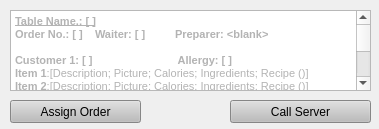
        <widget class="QWidget" name="scrollAreaWidgetContents_3">
         <property name="geometry">
          <rect>
           <x>0</x>
           <y>0</y>
           <width>379</width>
           <height>129</height>
          </rect>
         </property>
         <widget class="QTextBrowser" name="textBrowser_OP_OrderC">
          <property name="geometry">
           <rect>
            <x>10</x>
            <y>10</y>
            <width>361</width>
            <height>81</height>
           </rect>
          </property>
          <property name="html">
           <string>&lt;!DOCTYPE HTML PUBLIC &quot;-//W3C//DTD HTML 4.0//EN&quot; &quot;http://www.w3.org/TR/REC-html40/strict.dtd&quot;&gt;
&lt;html&gt;&lt;head&gt;&lt;meta name=&quot;qrichtext&quot; content=&quot;1&quot; /&gt;&lt;style type=&quot;text/css&quot;&gt;
p, li { white-space: pre-wrap; }
&lt;/style&gt;&lt;/head&gt;&lt;body style=&quot; font-family:'MS Shell Dlg 2'; font-size:8.25pt; font-weight:400; font-style:normal;&quot;&gt;
&lt;p style=&quot; margin-top:0px; margin-bottom:0px; margin-left:0px; margin-right:0px; -qt-block-indent:0; text-indent:0px;&quot;&gt;&lt;span style=&quot; font-weight:600; text-decoration: underline; color:#b3b3b3;&quot;&gt;Table Name.: [ ]&lt;/span&gt;&lt;/p&gt;
&lt;p style=&quot; margin-top:0px; margin-bottom:0px; margin-left:0px; margin-right:0px; -qt-block-indent:0; text-indent:0px;&quot;&gt;&lt;span style=&quot; font-weight:600; color:#b3b3b3;&quot;&gt;Order No.: [ ]	Waiter: [ ] 	Preparer: &amp;lt;blank&amp;gt;&lt;/span&gt;&lt;/p&gt;
&lt;p style=&quot;-qt-paragraph-type:empty; margin-top:0px; margin-bottom:0px; margin-left:0px; margin-right:0px; -qt-block-indent:0; text-indent:0px;&quot;&gt;&lt;br /&gt;&lt;/p&gt;
&lt;p style=&quot; margin-top:0px; margin-bottom:0px; margin-left:0px; margin-right:0px; -qt-block-indent:0; text-indent:0px;&quot;&gt;&lt;span style=&quot; font-weight:600; color:#b3b3b3;&quot;&gt;Customer 1: [ ]		 Allergy: [ ]&lt;/span&gt;&lt;/p&gt;
&lt;p style=&quot; margin-top:0px; margin-bottom:0px; margin-left:0px; margin-right:0px; -qt-block-indent:0; text-indent:0px;&quot;&gt;&lt;span style=&quot; font-weight:600; color:#b3b3b3;&quot;&gt;Item 1&lt;/span&gt;&lt;span style=&quot; color:#b3b3b3;&quot;&gt;:[Description; Picture; Calories; Ingredients; Recipe ()]&lt;/span&gt;&lt;/p&gt;
&lt;p style=&quot; margin-top:0px; margin-bottom:0px; margin-left:0px; margin-right:0px; -qt-block-indent:0; text-indent:0px;&quot;&gt;&lt;span style=&quot; font-weight:600; color:#b3b3b3;&quot;&gt;Item 2&lt;/span&gt;&lt;span style=&quot; color:#b3b3b3;&quot;&gt;:[Description; Picture; Calories; Ingredients; Recipe ()]&lt;/span&gt;&lt;/p&gt;
&lt;p style=&quot; margin-top:0px; margin-bottom:0px; margin-left:0px; margin-right:0px; -qt-block-indent:0; text-indent:0px;&quot;&gt;&lt;span style=&quot; font-weight:600; color:#b3b3b3;&quot;&gt;Item 3&lt;/span&gt;&lt;span style=&quot; color:#b3b3b3;&quot;&gt;:[Description; Picture; Calories; Ingredients; Recipe ()]&lt;/span&gt;&lt;/p&gt;
&lt;p style=&quot; margin-top:0px; margin-bottom:0px; margin-left:0px; margin-right:0px; -qt-block-indent:0; text-indent:0px;&quot;&gt;&lt;span style=&quot; font-weight:600; color:#b3b3b3;&quot;&gt;Item 4:&lt;/span&gt;&lt;span style=&quot; color:#b3b3b3;&quot;&gt; [Description; Picture; Calories; Ingredients; Recipe ()]&lt;/span&gt;&lt;/p&gt;
&lt;p style=&quot;-qt-paragraph-type:empty; margin-top:0px; margin-bottom:0px; margin-left:0px; margin-right:0px; -qt-block-indent:0; text-indent:0px; color:#b3b3b3;&quot;&gt;&lt;br /&gt;&lt;/p&gt;
&lt;p style=&quot; margin-top:0px; margin-bottom:0px; margin-left:0px; margin-right:0px; -qt-block-indent:0; text-indent:0px;&quot;&gt;&lt;span style=&quot; font-weight:600; color:#b3b3b3;&quot;&gt;Customer 2: [ ]		Allergy: [ ]&lt;/span&gt;&lt;/p&gt;
&lt;p style=&quot; margin-top:0px; margin-bottom:0px; margin-left:0px; margin-right:0px; -qt-block-indent:0; text-indent:0px;&quot;&gt;&lt;span style=&quot; font-weight:600; color:#b3b3b3;&quot;&gt;Item 1&lt;/span&gt;&lt;span style=&quot; color:#b3b3b3;&quot;&gt;:[Description; Picture; Calories; Ingredients; Recipe ()]&lt;/span&gt;&lt;/p&gt;
&lt;p style=&quot; margin-top:0px; margin-bottom:0px; margin-left:0px; margin-right:0px; -qt-block-indent:0; text-indent:0px;&quot;&gt;&lt;span style=&quot; font-weight:600; color:#b3b3b3;&quot;&gt;Item 2&lt;/span&gt;&lt;span style=&quot; color:#b3b3b3;&quot;&gt;:[Description; Picture; Calories; Ingredients; Recipe ()]&lt;/span&gt;&lt;/p&gt;
&lt;p style=&quot; margin-top:0px; margin-bottom:0px; margin-left:0px; margin-right:0px; -qt-block-indent:0; text-indent:0px;&quot;&gt;&lt;span style=&quot; font-weight:600; color:#b3b3b3;&quot;&gt;Item 3&lt;/span&gt;&lt;span style=&quot; color:#b3b3b3;&quot;&gt;:[Description; Picture; Calories; Ingredients; Recipe ()]&lt;/span&gt;&lt;/p&gt;
&lt;p style=&quot; margin-top:0px; margin-bottom:0px; margin-left:0px; margin-right:0px; -qt-block-indent:0; text-indent:0px;&quot;&gt;&lt;span style=&quot; font-weight:600; color:#b3b3b3;&quot;&gt;Item 4:&lt;/span&gt;&lt;span style=&quot; color:#b3b3b3;&quot;&gt; [Description; Picture; Calories; Ingredients; Recipe ()]&lt;/span&gt;&lt;/p&gt;
&lt;p style=&quot;-qt-paragraph-type:empty; margin-top:0px; margin-bottom:0px; margin-left:0px; margin-right:0px; -qt-block-indent:0; text-indent:0px;&quot;&gt;&lt;br /&gt;&lt;/p&gt;
&lt;p style=&quot; margin-top:0px; margin-bottom:0px; margin-left:0px; margin-right:0px; -qt-block-indent:0; text-indent:0px;&quot;&gt;&lt;span style=&quot; font-weight:600; color:#b3b3b3;&quot;&gt;Customer 3: [ ]		Allergy: [ ]&lt;/span&gt;&lt;/p&gt;
&lt;p style=&quot; margin-top:0px; margin-bottom:0px; margin-left:0px; margin-right:0px; -qt-block-indent:0; text-indent:0px;&quot;&gt;&lt;span style=&quot; font-weight:600; color:#b3b3b3;&quot;&gt;Item 1&lt;/span&gt;&lt;span style=&quot; color:#b3b3b3;&quot;&gt;:[Description; Picture; Calories; Ingredients; Recipe ()]&lt;/span&gt;&lt;/p&gt;
&lt;p style=&quot; margin-top:0px; margin-bottom:0px; margin-left:0px; margin-right:0px; -qt-block-indent:0; text-indent:0px;&quot;&gt;&lt;span style=&quot; font-weight:600; color:#b3b3b3;&quot;&gt;Item 2&lt;/span&gt;&lt;span style=&quot; color:#b3b3b3;&quot;&gt;:[Description; Picture; Calories; Ingredients; Recipe ()]&lt;/span&gt;&lt;/p&gt;
&lt;p style=&quot; margin-top:0px; margin-bottom:0px; margin-left:0px; margin-right:0px; -qt-block-indent:0; text-indent:0px;&quot;&gt;&lt;span style=&quot; font-weight:600; color:#b3b3b3;&quot;&gt;Item 3&lt;/span&gt;&lt;span style=&quot; color:#b3b3b3;&quot;&gt;:[Description; Picture; Calories; Ingredients; Recipe ()]&lt;/span&gt;&lt;/p&gt;
&lt;p style=&quot; margin-top:0px; margin-bottom:0px; margin-left:0px; margin-right:0px; -qt-block-indent:0; text-indent:0px;&quot;&gt;&lt;span style=&quot; font-weight:600; color:#b3b3b3;&quot;&gt;Item 4:&lt;/span&gt;&lt;span style=&quot; color:#b3b3b3;&quot;&gt; [Description; Picture; Calories; Ingredients; Recipe ()]&lt;/span&gt;&lt;/p&gt;
&lt;p style=&quot;-qt-paragraph-type:empty; margin-top:0px; margin-bottom:0px; margin-left:0px; margin-right:0px; -qt-block-indent:0; text-indent:0px;&quot;&gt;&lt;br /&gt;&lt;/p&gt;
&lt;p style=&quot; margin-top:0px; margin-bottom:0px; margin-left:0px; margin-right:0px; -qt-block-indent:0; text-indent:0px;&quot;&gt;&lt;span style=&quot; font-weight:600; color:#b3b3b3;&quot;&gt;Customer 4: [ ]		Allergy: [ ]&lt;/span&gt;&lt;/p&gt;
&lt;p style=&quot; margin-top:0px; margin-bottom:0px; margin-left:0px; margin-right:0px; -qt-block-indent:0; text-indent:0px;&quot;&gt;&lt;span style=&quot; font-weight:600; color:#b3b3b3;&quot;&gt;Item 1&lt;/span&gt;&lt;span style=&quot; color:#b3b3b3;&quot;&gt;:[Description; Picture; Calories; Ingredients; Recipe ()]&lt;/span&gt;&lt;/p&gt;
&lt;p style=&quot; margin-top:0px; margin-bottom:0px; margin-left:0px; margin-right:0px; -qt-block-indent:0; text-indent:0px;&quot;&gt;&lt;span style=&quot; font-weight:600; color:#b3b3b3;&quot;&gt;Item 2&lt;/span&gt;&lt;span style=&quot; color:#b3b3b3;&quot;&gt;:[Description; Picture; Calories; Ingredients; Recipe ()]&lt;/span&gt;&lt;/p&gt;
&lt;p style=&quot; margin-top:0px; margin-bottom:0px; margin-left:0px; margin-right:0px; -qt-block-indent:0; text-indent:0px;&quot;&gt;&lt;span style=&quot; font-weight:600; color:#b3b3b3;&quot;&gt;Item 3&lt;/span&gt;&lt;span style=&quot; color:#b3b3b3;&quot;&gt;:[Description; Picture; Calories; Ingredients; Recipe ()]&lt;/span&gt;&lt;/p&gt;
&lt;p style=&quot; margin-top:0px; margin-bottom:0px; margin-left:0px; margin-right:0px; -qt-block-indent:0; text-indent:0px;&quot;&gt;&lt;span style=&quot; font-weight:600; color:#b3b3b3;&quot;&gt;Item 4:&lt;/span&gt;&lt;span style=&quot; color:#b3b3b3;&quot;&gt; [Description; Picture; Calories; Ingredients; Recipe ()]&lt;/span&gt;&lt;/p&gt;&lt;/body&gt;&lt;/html&gt;</string>
          </property>
         </widget>
         <widget class="QPushButton" name="pushButton_OP_OrderC_Assign">
          <property name="geometry">
           <rect>
            <x>10</x>
            <y>100</y>
            <width>131</width>
            <height>23</height>
           </rect>
          </property>
          <property name="styleSheet">
           <string notr="true">background-color: rgb(188, 188, 188);
font: 57 10pt &quot;Counter-Strike&quot;;</string>
          </property>
          <property name="text">
           <string>Assign Order</string>
          </property>
         </widget>
         <widget class="QPushButton" name="pushButton_OP_OrderC_Call">
          <property name="geometry">
           <rect>
            <x>230</x>
            <y>100</y>
            <width>141</width>
            <height>23</height>
           </rect>
          </property>
          <property name="styleSheet">
           <string notr="true">background-color: rgb(188, 188, 188);
font: 57 10pt &quot;Counter-Strike&quot;;</string>
          </property>
          <property name="text">
           <string>Call Server</string>
          </property>
         </widget>
        </widget>
